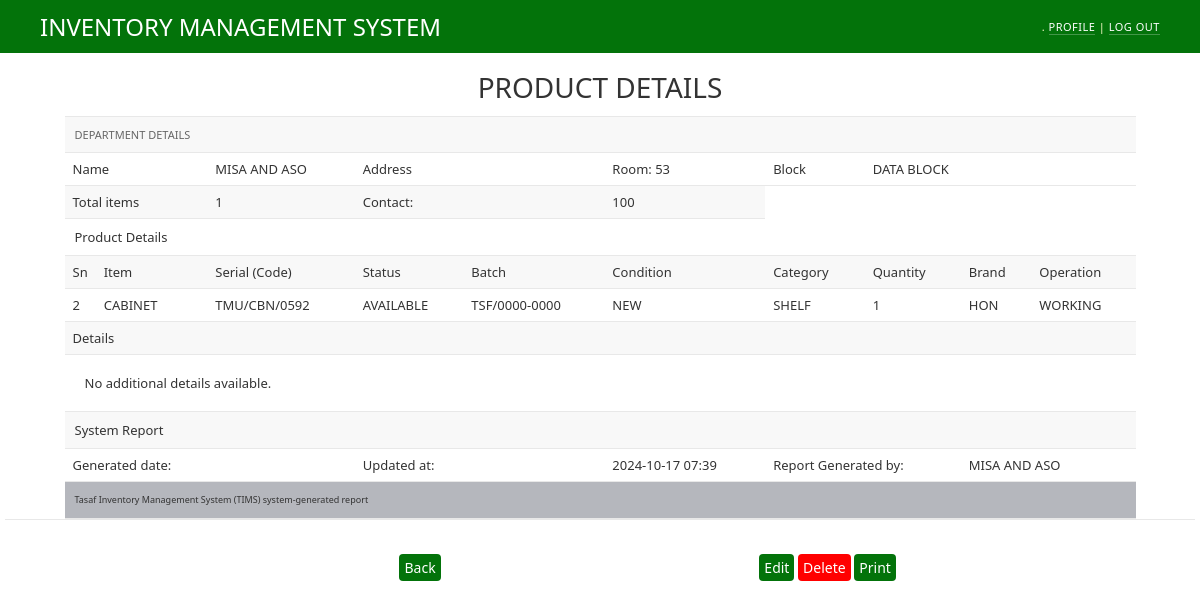
/inventory/details/2, run on the app's committed database.
### inventory/models.py (models this page shows, shortened)
class Department(models.Model):
    department_name = models.CharField(max_length=100, unique=True)
    department_address = models.CharField(max_length=100)
    block = models.CharField(max_length=100, null=True)
    contact = models.CharField(max_length=100, null=True)
    time_stamp = models.DateTimeField(auto_now=True)
    updated_at = models.DateTimeField(auto_now=True)
    store = models.ForeignKey(Store, on_delete=models.CASCADE, null=True)

class Product(models.Model):
    name = models.CharField(max_length=100, null=True)
    serial = models.CharField(max_length=100, null=True, unique=True)
    batch = models.CharField(max_length=50, null=True, default="TSF/0000-0000")
    description = models.TextField(max_length=200, null=True)
    quantity = models.IntegerField(default=0)
    brand = models.ForeignKey(Brand, on_delete=models.CASCADE, null=True)
    status = models.ForeignKey(Status, on_delete=models.CASCADE, null=True)
    department = models.ForeignKey(Department, on_delete=models.CASCADE, null=True)
    category = models.ForeignKey(Category, on_delete=models.CASCADE, null=True)
    condition = models.ForeignKey(Condition, on_delete=models.CASCADE, null=True)
    operation = models.ForeignKey(Operation, on_delete=models.CASCADE, null=True)
    created_by = models.ForeignKey(User, on_delete=models.CASCADE, null=True)
    time_stamp = models.DateField()
    updated_at = models.DateTimeField(auto_now=True)

class Status(models.Model):
    STATUS_OPERATION = (
        ('AVAILABLE', 'Available'),
        ('NOT AVAILABLE', 'Not Available'),
    )
    status_code = models.CharField(max_length=50, choices=STATUS_OPERATION, null=True)
    time_stamp = models.DateTimeField(auto_now=True)
    updated_at = models.DateTimeField(auto_now=True)
    def __str__(self):
        return self.status_code

class Condition(models.Model):
    CONDITION_TYPE = (
        ('NEW', 'New'),
        ('USED', 'Used'),
    )
    condition = models.CharField(max_length=100, choices=CONDITION_TYPE, null=True)
    def __str__(self):
        return self.condition

class Category(models.Model):
    CATEGORY_TYPE = (
        ('ELECTRONIC', 'Electronic'),
        ('COMPUTER', 'Computer'),
        ('PRINTER', 'Printer'),
        ('SCANNER', 'Scanner'),
        ('MONITOR', 'Monitor'),
        ('MOUSE', 'Mouse'),
        ('KEYBOARD', 'Keyboard'),
        ('HEADPHONES', 'Headphones'),
        ('PAPER', 'Paper'),
        ('STATIONERY', 'Stationery'),
        ('PEN', 'Pen'),
        ('FOLDER', 'Folder'),
        ('NOTEBOOK', 'Notebook'),
        ('MARKER', 'Marker'),
        ('TABLE', 'Table'),
        ('CHAIR', 'Chair'),
        ('CABINET', 'Cabinet'),
        ('SHELF', 'Shelf'),
        ('DESK', 'Desk'),
        ('SOFA', 'Sofa'),
        ('OFFICE', 'Office'),
        ('OTHER', 'Other'),
    )
    category = models.CharField(max_length=255, choices=CATEGORY_TYPE, null=True)
    time_stamp = models.DateTimeField(auto_now=True)
    updated_at = models.DateTimeField(auto_now=True)
    def __str__(self):
        return self.category

class Brand(models.Model):
    BRAND_TYPE = (
        ('LENOVO', 'Lenovo'),
        ('HP', 'HP'),
        ('DELL', 'Dell'),
        ('APPLE', 'Apple'),
        ('ASUS', 'Asus'),
        ('ACER', 'Acer'),
        ('SAMSUNG', 'Samsung'),
        ('MICROSOFT', 'Microsoft'),
        ('TOSHIBA', 'Toshiba'),
        ('SONY', 'Sony'),
        ('LG', 'LG'),
        ('PANASONIC', 'Panasonic'),
        ('CANON', 'Canon'),
        ('STEELCASE', 'Steelcase'),
        ('HERMAN_MILLER', 'Herman Miller'),
        ('HAWORTH', 'Haworth'),
        ('HON', 'HON'),
        ('ALLSTEEL', 'Allsteel'),
        ('KNOLL', 'Knoll'),
        ('AERON', 'Aeron'),
        ('XCHAIR', 'XChair'),
        ('FLEXISPOT', 'FlexiSpot'),
        ('ERGOTECH', 'Ergotech'),
        ('STABILO', 'Stabilo'),
        ('PAPER_MATE', 'Paper Mate'),
        ('BIC', 'BIC'),
        ('3M', '3M'),
        ('PENTEL', 'Pentel'),
        ('FABER_CASTELL', 'Faber-Castell'),
        ('DYMO', 'Dymo'),
        ('POST_IT', 'Post-it'),
        ('QUILL', 'Quill'),
        ('EXPO', 'Expo'),
        ('PARKER', 'Parker'),
        ('HUSKY', 'Husky'),
        ('HON_STORAGE', 'HON Storage'),
        ('SAFCO', 'Safco'),
        ('GLADIATOR', 'Gladiator'),
    )
    brand = models.CharField(max_length=255, choices=BRAND_TYPE, null=True)
    time_stamp = models.DateTimeField(auto_now=True)
    updated_at = models.DateTimeField(auto_now=True)
    def __str__(self):
        return self.brand

class Operation(models.Model):
    OPERATION_TYPE = (
        ('WORKING', 'Working'),
        ('NOT WORKING', 'Not Working'),
    )
    operation = models.CharField(max_length=100, choices=OPERATION_TYPE, null=True)
    def __str__(self):
        return self.operation

### inventory/views.py (the view)
# urls.py: path("details/<int:id>", views.details, name="detail-page"),
def details(request, id):
    product = get_object_or_404(Product, id=id)
    department = product.department  # Assuming product.address is a ForeignKey to Department
    context_data = {
        "product": product,
        "department": department,
    }
    return render(request, "inventory/detail.html", context_data)

### inventory/templates/inventory/detail.html (shortened to what this page needs)
{% extends "base.html" %}
{% load static %}
{% block header %}
    {% include "inventory/include/header.html" %}
{% endblock %}
{% block content %}
    <div class="content">
        <div align="center">
            <table border="0" style="width: 90%">
                <caption style="font-size: 2em; margin: 10px 0;">PRODUCT DETAILS</caption>
                <thead>
                    <tr>
                        <th colspan="10" style="padding: 10px;">Department Details</th>
                    </tr>
                </thead>
                <tbody>
                    <tr>
                        <th colspan="2">Name</th>
                        <td>{{ department.department_name|capfirst }}</td>
                        <th colspan="2">Address</th>
                        <td>Room: {{ department.department_address }}</td>
                        <th>Block</th>
                        <td colspan="4">{{ department.block }}</td>
                    </tr>
                    <tr>
                        <th colspan="2">Total items</th>
                        <td>{{ product.quantity }}</td>
                        <th colspan="2">Contact:</th>
                        <td>{{ department.contact }}</td>
                    </tr>
                    <tr>
                        <th colspan="10" style="padding: 10px;">Product Details</th>
                    </tr>
                    <tr>
                        <th style="width: 10px" scope="col">Sn</th>
                        <th scope="col">Item</th>
                        <th scope="col">Serial (Code)</th>
                        <th scope="col">Status</th>
                        <th scope="col">Batch</th>
                        <th scope="col">Condition</th>
                        <th scope="col">Category</th>
                        <th scope="col">Quantity</th>
                        <th scope="col">Brand</th>
                        <th scope="col">Operation</th>
                    </tr>
                    <tr>
                        <td>{{ product.id }}</td>
                        <td>{{ product.name }}</td>
                        <td>{{ product.serial }}</td>
                        <td>{{ product.status }}</td>
                        <td>{{ product.batch }}</td>
                        <td>{{ product.condition }}</td>
                        <td>{{ product.category }}</td>
                        <td>{{ product.quantity }}</td>
                        <td>{{ product.brand }}</td>
                        <td>{{ product.operation }}</td>
                    </tr>
                    <tr>
                        <th colspan="10">Details</th>
                    </tr>
                    <tr>
                        <td colspan="10" style="padding: 20px;">{{ product.details|default:"No additional details available." }}</td>
                    </tr>
                    <tr>
                        <th colspan="10" style="padding: 10px;">System Report</th>
                    </tr>
                    <tr>
                        <th colspan="2">Generated date:</th>
                        <td>{{ product.created_at|date:"Y-m-d H:i" }}</td>
                        <th colspan="2">Updated at:</th>
                        <td>{{ product.updated_at|date:"Y-m-d H:i" }}</td>
                        <th colspan="2">Report Generated by:</th>
                        <td colspan="2">{{ department.department_name|capfirst }}</td>
                    </tr>
                    <tr>
                        <th colspan="10" style="font-size:9px; padding: 10px; background-color: rgba(71,78,93,0.38);">
                            Tasaf Inventory Management System (TIMS) system-generated report
                        </th>
                    </tr>
                </tbody>
            </table>
        </div>
        <hr>
        <div align="center">
            <br><br>
            <a class="button" href="{% url 'edit_product' product.id %}">Edit</a>
            <a class="button" style="background-color: red" href="{% url 'delete_product' product.id %}" aria-label="Delete {{ product.name }}">Delete</a>
            <a class="button" href="#" aria-label="Print product details">Print</a>
            <a class="button" href="{% url 'ledger' %}" style="margin-left: -500px;">Back</a>
        </div>
    </div>
{% endblock %}

### accounts/static/accounts/css/base.css (style rules this page uses)
html[data-theme="light"], :root { --primary: #79aec8; --secondary: #03730a; --accent: #ffffff; --primary-fg: #fff; --body-fg: #333; --body-bg: #fff; --body-quiet-color: #666; --body-medium-color: #444; --body-loud-color: #000; --header-color: #ffc; --header-branding-color: var(--accent); --header-bg: var(--secondary); --header-link-color: var(--primary-fg); --breadcrumbs-fg: #c4dce8; --breadcrumbs-link-fg: var(--body-bg); --breadcrumbs-bg: #264b5d; --link-fg: #417893; --link-hover-color: #036; --link-selected-fg: var(--secondary); --hairline-color: #e8e8e8; --border-color: #ccc; --error-fg: #ba2121; --message-success-bg: #dfd; --message-warning-bg: #ffc; --message-error-bg: #ffefef; --darkened-bg: #f8f8f8; --selected-bg: #e4e4e4; --selected-row: #ffc; --button-fg: #fff; --button-bg: var(--secondary); --button-hover-bg: #205067; --default-button-bg: #205067; --default-button-hover-bg: var(--secondary); --close-button-bg: #747474; --close-button-hover-bg: #333; --delete-button-bg: #ba2121; --delete-button-hover-bg: #a41515; --object-tools-fg: var(--button-fg); --object-tools-bg: var(--close-button-bg); --object-tools-hover-bg: var(--close-button-hover-bg); --font-family-primary: "Segoe UI", system-ui, Roboto, "Helvetica Neue", Arial, sans-serif, "Apple Color Emoji", "Segoe UI Emoji", "Segoe UI Symbol", "Noto Color Emoji"; --font-family-monospace: ui-monospace, Menlo, Monaco, "Cascadia Mono", "Segoe UI Mono", "Roboto Mono", "Oxygen Mono", "Ubuntu Monospace", "Source Code Pro", "Fira Mono", "Droid Sans Mono", "Courier New", monospace, "Apple Color Emoji", "Segoe UI Emoji", "Segoe UI Symbol", "Noto Color Emoji"; color-scheme: light; }
html, body { height: 100%; }
body { margin: 0; padding: 0; font-size: 0.875rem; font-family: var(--font-family-primary); color: var(--body-fg); background: var(--body-bg); }
a:link, a:visited { color: var(--link-fg); text-decoration: none; transition: color 0.15s, background 0.15s; }
hr { clear: both; color: var(--hairline-color); background-color: var(--hairline-color); height: 1px; border: none; margin: 0; padding: 0; line-height: 1px; }
table { border-collapse: collapse; border-color: var(--border-color); }
td, th { font-size: 0.8125rem; line-height: 1rem; border-bottom: 1px solid var(--hairline-color); vertical-align: top; padding: 8px; }
th { font-weight: 500; text-align: left; }
thead th, tfoot td { color: var(--body-quiet-color); padding: 5px 10px; font-size: 0.6875rem; background: var(--body-bg); border: none; border-top: 1px solid var(--hairline-color); border-bottom: 1px solid var(--hairline-color); }
tr:nth-child(odd), .row-form-errors { background: var(--body-bg); }
tr:nth-child(even), tr:nth-child(even) .errorlist, tr:nth-child(odd) + .row-form-errors, tr:nth-child(odd) + .row-form-errors .errorlist { background: var(--darkened-bg); }
thead th { padding: 5px 10px; line-height: normal; text-transform: uppercase; background: var(--darkened-bg); }
.button, input[type=submit], input[type=button], .submit-row input, a.button { background: var(--button-bg); padding: 10px 15px; border: none; border-radius: 4px; color: var(--button-fg); cursor: pointer; transition: background 0.15s; }
a.button { padding: 4px 5px; }

### accounts/static/accounts/inventory_apps.css (style rules this page uses)
.content { background-color: white; padding: 5px; }

### data on the page
Department: department_name "MISA AND ASO", department_address "53", block "DATA BLOCK", contact "100"
Product: quantity "1", id "2", name "CABINET", serial "TMU/CBN/0592", status "AVAILABLE", batch "TSF/0000-0000", condition "NEW", category "SHELF", brand "HON", operation "WORKING", updated_at "2024-10-17 07:39"

### other printed values
{{ product.details|default:"No additional details available." }} "No additional details available."
